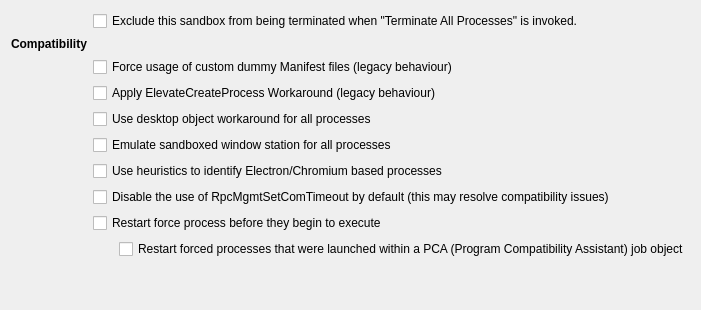
           <widget class="QWidget" name="tabCompat">
            <attribute name="title">
             <string>Compatibility</string>
            </attribute>
            <layout class="QGridLayout" name="gridLayout_63">
             <item row="0" column="0">
              <layout class="QGridLayout" name="gridLayout_62">
               <item row="1" column="0">
                <widget class="QLabel" name="lblCompatibility">
                 <property name="font">
                  <font>
                   <bold>true</bold>
                   <kerning>true</kerning>
                  </font>
                 </property>
                 <property name="text">
                  <string>Compatibility</string>
                 </property>
                </widget>
               </item>
               <item row="2" column="1" colspan="2">
                <widget class="QCheckBox" name="chkPreferExternalManifest">
                 <property name="text">
                  <string>Force usage of custom dummy Manifest files (legacy behaviour)</string>
                 </property>
                </widget>
               </item>
               <item row="9" column="2">
                <widget class="QCheckBox" name="chkRestartOnPCA">
                 <property name="text">
                  <string>Restart forced processes that were launched within a PCA (Program Compatibility Assistant) job object</string>
                 </property>
                </widget>
               </item>
               <item row="5" column="1" colspan="2">
                <widget class="QCheckBox" name="chkUseSbieWndStation">
                 <property name="text">
                  <string>Emulate sandboxed window station for all processes</string>
                 </property>
                </widget>
               </item>
               <item row="10" column="2">
                <spacer name="horizontalSpacer_12">
                 <property name="orientation">
                  <enum>Qt::Orientation::Horizontal</enum>
                 </property>
                 <property name="sizeHint" stdset="0">
                  <size>
                   <width>40</width>
                   <height>20</height>
                  </size>
                 </property>
                </spacer>
               </item>
               <item row="0" column="1" colspan="2">
                <widget class="QCheckBox" name="chkNoPanic">
                 <property name="toolTip">
                  <string>When the global hotkey is pressed 3 times in short succession this exception will be ignored.</string>
                 </property>
                 <property name="text">
                  <string>Exclude this sandbox from being terminated when &quot;Terminate All Processes&quot; is invoked.</string>
                 </property>
                </widget>
               </item>
               <item row="8" column="1" colspan="2">
                <widget class="QCheckBox" name="chkForceRestart">
                 <property name="text">
                  <string>Restart force process before they begin to execute</string>
                 </property>
                </widget>
               </item>
               <item row="4" column="1" colspan="2">
                <widget class="QCheckBox" name="chkUseSbieDeskHack">
                 <property name="text">
                  <string>Use desktop object workaround for all processes</string>
                 </property>
                </widget>
               </item>
               <item row="3" column="1" colspan="2">
                <widget class="QCheckBox" name="chkElevateCreateProcessFix">
                 <property name="text">
                  <string>Apply ElevateCreateProcess Workaround (legacy behaviour)</string>
                 </property>
                </widget>
               </item>
               <item row="10" column="1">
                <spacer name="verticalSpacer_28">
                 <property name="orientation">
                  <enum>Qt::Orientation::Vertical</enum>
                 </property>
                 <property name="sizeHint" stdset="0">
                  <size>
                   <width>20</width>
                   <height>40</height>
                  </size>
                 </property>
                </spacer>
               </item>
               <item row="7" column="1" colspan="2">
                <widget class="QCheckBox" name="chkComTimeout">
                 <property name="text">
                  <string>Disable the use of RpcMgmtSetComTimeout by default (this may resolve compatibility issues)</string>
                 </property>
                </widget>
               </item>
               <item row="6" column="1" colspan="2">
                <widget class="QCheckBox" name="chkUseElectronDetection">
                 <property name="text">
                  <string>Use heuristics to identify Electron/Chromium based processes</string>
                 </property>
                </widget>
               </item>
              </layout>
             </item>
            </layout>
           </widget>
